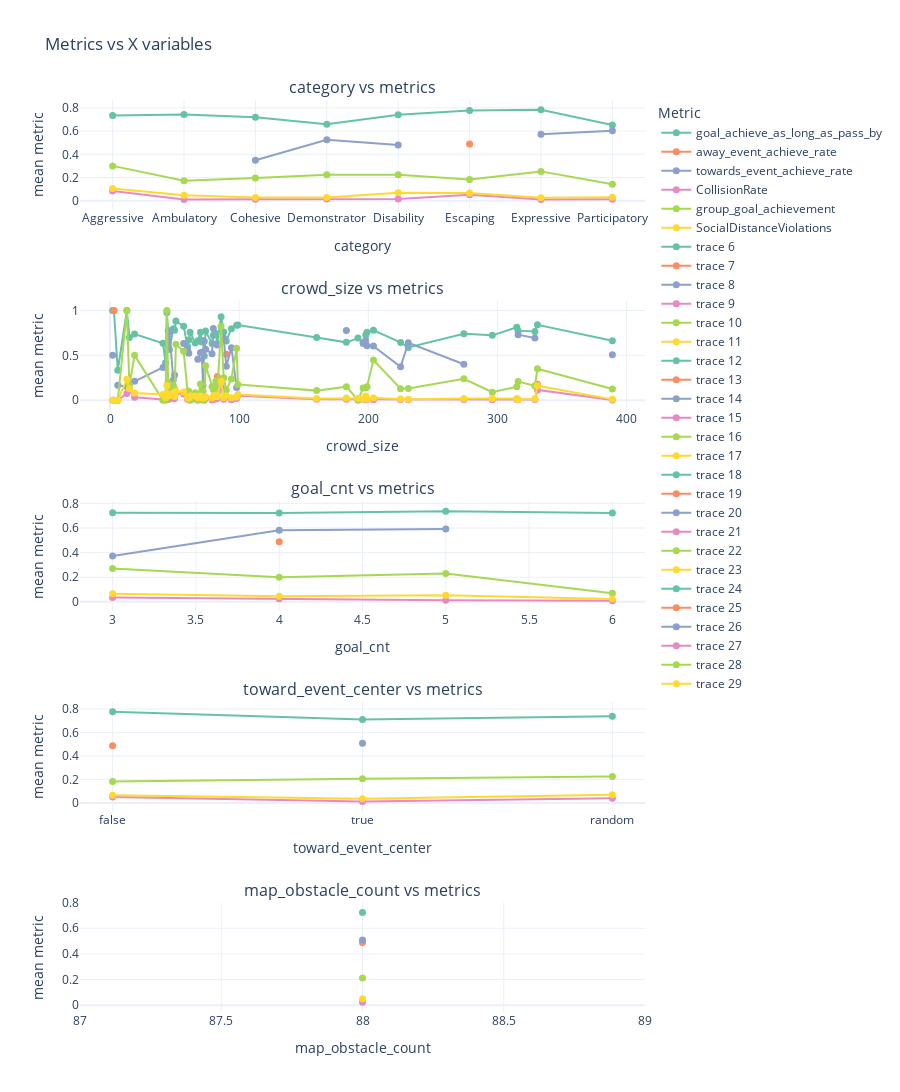

Notebook code cell kept with this figure:
### Code cell
import pandas as pd
import plotly.express as px
from plotly.subplots import make_subplots
import plotly.graph_objects as go

x_cols = ["category", "crowd_size", "goal_cnt", "toward_event_center", "map_obstacle_count"]
y_metrics = [
    "goal_achieve_as_long_as_pass_by",
    "away_event_achieve_rate",
    "towards_event_achieve_rate",
    "CollisionRate",
    "group_goal_achievement",
    "SocialDistanceViolations",
]

palette = px.colors.qualitative.Set2
fig = make_subplots(rows=len(x_cols), cols=1, shared_xaxes=False,
                    subplot_titles=[f"{xc} vs metrics" for xc in x_cols])

for i, xcol in enumerate(x_cols, start=1):
    grouped = df.groupby(xcol)[y_metrics].mean().reset_index()
    if pd.api.types.is_numeric_dtype(grouped[xcol]):
        grouped = grouped.sort_values(by=xcol)
    else:
        grouped = grouped.sort_values(by=xcol, key=lambda s: s.astype(str))

    for j, m in enumerate(y_metrics):
        fig.add_trace(
            go.Scatter(
                x=grouped[xcol],
                y=grouped[m],
                mode="lines+markers",
                name=m if i == 1 else None,  # show legend only once
                line=dict(color=palette[j % len(palette)], width=2),
                marker=dict(size=7),
                hovertemplate=f"{xcol}=%{{x}}<br>{m}=%{{y:.3f}}<extra></extra>",
            ),
            row=i, col=1,
        )
    fig.update_xaxes(title_text=xcol, row=i, col=1)
    fig.update_yaxes(title_text="mean metric", row=i, col=1)

fig.update_layout(
    height=300 * len(x_cols),
    title="Metrics vs X variables",
    legend_title="Metric",
    hovermode="x unified",
    template="plotly_white",
)
fig.show()

### Figure 1 — Plotly figure (JSON) as saved in the notebook; plotly's stock layout.template omitted (floating-point values rounded to 4 significant figures)
{"data": [{"hovertemplate": "category=%{x}<br>goal_achieve_as_long_as_pass_by=%{y:.3f}<extra></extra>", "line": {"color": "rgb(102,194,165)", "width": 2}, "marker": {"size": 7}, "mode": "lines+markers", "name": "goal_achieve_as_long_as_pass_by", "type": "scatter", "x": ["Aggressive", "Ambulatory", "Cohesive", "Demonstrator", "Disability", "Escaping", "Expressive", "Participatory"], "xaxis": "x", "y": [0.7337, 0.7422, 0.7198, 0.6593, 0.7412, 0.777, 0.783, 0.6525], "yaxis": "y"}, {"hovertemplate": "category=%{x}<br>away_event_achieve_rate=%{y:.3f}<extra></extra>", "line": {"color": "rgb(252,141,98)", "width": 2}, "marker": {"size": 7}, "mode": "lines+markers", "name": "away_event_achieve_rate", "type": "scatter", "x": ["Aggressive", "Ambulatory", "Cohesive", "Demonstrator", "Disability", "Escaping", "Expressive", "Participatory"], "xaxis": "x", "y": [NaN, NaN, NaN, NaN, NaN, 0.4886, NaN, NaN], "yaxis": "y"}, {"hovertemplate": "category=%{x}<br>towards_event_achieve_rate=%{y:.3f}<extra></extra>", "line": {"color": "rgb(141,160,203)", "width": 2}, "marker": {"size": 7}, "mode": "lines+markers", "name": "towards_event_achieve_rate", "type": "scatter", "x": ["Aggressive", "Ambulatory", "Cohesive", "Demonstrator", "Disability", "Escaping", "Expressive", "Participatory"], "xaxis": "x", "y": [NaN, NaN, 0.3483, 0.5249, 0.4799, NaN, 0.5731, 0.602], "yaxis": "y"}, {"hovertemplate": "category=%{x}<br>CollisionRate=%{y:.3f}<extra></extra>", "line": {"color": "rgb(231,138,195)", "width": 2}, "marker": {"size": 7}, "mode": "lines+markers", "name": "CollisionRate", "type": "scatter", "x": ["Aggressive", "Ambulatory", "Cohesive", "Demonstrator", "Disability", "Escaping", "Expressive", "Participatory"], "xaxis": "x", "y": [0.08328, 0.01172, 0.0131, 0.01535, 0.01578, 0.05243, 0.009855, 0.01206], "yaxis": "y"}, {"hovertemplate": "category=%{x}<br>group_goal_achievement=%{y:.3f}<extra></extra>", "line": {"color": "rgb(166,216,84)", "width": 2}, "marker": {"size": 7}, "mode": "lines+markers", "name": "group_goal_achievement", "type": "scatter", "x": ["Aggressive", "Ambulatory", "Cohesive", "Demonstrator", "Disability", "Escaping", "Expressive", "Participatory"], "xaxis": "x", "y": [0.3002, 0.1728, 0.1962, 0.224, 0.2229, 0.1828, 0.2528, 0.1425], "yaxis": "y"}, {"hovertemplate": "category=%{x}<br>SocialDistanceViolations=%{y:.3f}<extra></extra>", "line": {"color": "rgb(255,217,47)", "width": 2}, "marker": {"size": 7}, "mode": "lines+markers", "name": "SocialDistanceViolations", "type": "scatter", "x": ["Aggressive", "Ambulatory", "Cohesive", "Demonstrator", "Disability", "Escaping", "Expressive", "Participatory"], "xaxis": "x", "y": [0.1059, 0.0479, 0.02842, 0.02807, 0.06811, 0.06762, 0.02501, 0.03101], "yaxis": "y"}, {"hovertemplate": "crowd_size=%{x}<br>goal_achieve_as_long_as_pass_by=%{y:.3f}<extra></extra>", "line": {"color": "rgb(102,194,165)", "width": 2}, "marker": {"size": 7}, "mode": "lines+markers", "type": "scatter", "x": [2, 3, 6, 13, 15, 19, 41, 43, 44, 45, 46, 49, 50, 51, 57, 60, 61, 62, 66, 68, 70, 71, 72, 73, 74, 79, 80, 82, 83, 86, 88, 90, 94, 98, 99, 160, 183, 192, 196, 198, 199, 204, 225, 231, 274, 296, 315, 316, 329, 331, 389], "xaxis": "x2", "y": [1.0, 1.0, 0.3333, 1.0, 0.7, 0.7368, 0.6341, 0.4186, 0.9773, 0.7778, 0.5652, 0.7959, 0.78, 0.8824, 0.8246, 0.6, 0.6721, 0.7581, 0.6364, 0.6618, 0.7571, 0.6479, 0.6667, 0.4932, 0.7703, 0.6329, 0.725, 0.7439, 0.6325, 0.9302, 0.7614, 0.6611, 0.7979, 0.8367, 0.8384, 0.7, 0.6448, 0.6927, 0.6327, 0.7273, 0.7588, 0.7794, 0.6444, 0.5887, 0.7409, 0.723, 0.8127, 0.7753, 0.766, 0.8399, 0.6632], "yaxis": "y2"}, {"hovertemplate": "crowd_size=%{x}<br>away_event_achieve_rate=%{y:.3f}<extra></extra>", "line": {"color": "rgb(252,141,98)", "width": 2}, "marker": {"size": 7}, "mode": "lines+markers", "type": "scatter", "x": [2, 3, 6, 13, 15, 19, 41, 43, 44, 45, 46, 49, 50, 51, 57, 60, 61, 62, 66, 68, 70, 71, 72, 73, 74, 79, 80, 82, 83, 86, 88, 90, 94, 98, 99, 160, 183, 192, 196, 198, 199, 204, 225, 231, 274, 296, 315, 316, 329, 331, 389], "xaxis": "x2", "y": [NaN, 1.0, NaN, NaN, NaN, NaN, NaN, NaN, NaN, NaN, NaN, NaN, NaN, NaN, NaN, NaN, NaN, NaN, NaN, NaN, NaN, NaN, NaN, NaN, NaN, NaN, NaN, NaN, 0.2651, NaN, NaN, 0.5111, NaN, NaN, NaN, NaN, NaN, NaN, NaN, NaN, NaN, NaN, NaN, NaN, NaN, NaN, NaN, NaN, NaN, 0.1782, NaN], "yaxis": "y2"}, {"hovertemplate": "crowd_size=%{x}<br>towards_event_achieve_rate=%{y:.3f}<extra></extra>", "line": {"color": "rgb(141,160,203)", "width": 2}, "marker": {"size": 7}, "mode": "lines+markers", "type": "scatter", "x": [2, 3, 6, 13, 15, 19, 41, 43, 44, 45, 46, 49, 50, 51, 57, 60, 61, 62, 66, 68, 70, 71, 72, 73, 74, 79, 80, 82, 83, 86, 88, 90, 94, 98, 99, 160, 183, 192, 196, 198, 199, 204, 225, 231, 274, 296, 315, 316, 329, 331, 389], "xaxis": "x2", "y": [0.5, NaN, 0.1667, 0.1538, NaN, 0.2105, 0.3659, NaN, NaN, 0.5778, 0.7609, 0.2245, 0.28, NaN, 0.6316, 0.5667, 0.5246, NaN, NaN, 0.4559, 0.5286, 0.5352, 0.1667, 0.6575, 0.5676, 0.519, 0.8, NaN, 0.6145, NaN, 0.6932, 0.3778, 0.5851, 0.1429, NaN, NaN, 0.776, NaN, 0.6429, 0.6667, 0.608, 0.6029, 0.3733, 0.6407, 0.4015, NaN, NaN, 0.731, 0.693, NaN, 0.5064], "yaxis": "y2"}, {"hovertemplate": "crowd_size=%{x}<br>CollisionRate=%{y:.3f}<extra></extra>", "line": {"color": "rgb(231,138,195)", "width": 2}, "marker": {"size": 7}, "mode": "lines+markers", "type": "scatter", "x": [2, 3, 6, 13, 15, 19, 41, 43, 44, 45, 46, 49, 50, 51, 57, 60, 61, 62, 66, 68, 70, 71, 72, 73, 74, 79, 80, 82, 83, 86, 88, 90, 94, 98, 99, 160, 183, 192, 196, 198, 199, 204, 225, 231, 274, 296, 315, 316, 329, 331, 389], "xaxis": "x2", "y": [0.0, 0.0, 0.0, 0.07605, 0.1132, 0.03258, 0.007532, 0.02294, 0.02434, 0.007096, 0.03298, 0.01683, 0.02109, 0.0821, 0.06815, 0.01104, 0.01177, 0.01738, 0.01392, 0.01466, 0.01411, 0.006519, 0.005456, 0.007207, 0.02363, 0.003595, 0.007451, 0.01323, 0.02137, 0.1451, 0.01039, 0.03271, 0.006133, 0.01815, 0.04994, 0.01041, 0.01077, 0.005828, 0.01027, 0.00882, 0.004443, 0.005818, 0.006744, 0.004626, 0.009005, 0.006559, 0.007758, 0.00462, 0.007497, 0.1148, 0.003742], "yaxis": "y2"}, {"hovertemplate": "crowd_size=%{x}<br>group_goal_achievement=%{y:.3f}<extra></extra>", "line": {"color": "rgb(166,216,84)", "width": 2}, "marker": {"size": 7}, "mode": "lines+markers", "type": "scatter", "x": [2, 3, 6, 13, 15, 19, 41, 43, 44, 45, 46, 49, 50, 51, 57, 60, 61, 62, 66, 68, 70, 71, 72, 73, 74, 79, 80, 82, 83, 86, 88, 90, 94, 98, 99, 160, 183, 192, 196, 198, 199, 204, 225, 231, 274, 296, 315, 316, 329, 331, 389], "xaxis": "x2", "y": [NaN, NaN, 0.0, 1.0, 0.1667, 0.5, 0.0, 0.0, 1.0, 0.2, 0.125, 0.1667, 0.125, 0.625, 0.5455, 0.1, 0.1, 0.0, 0.08333, 0.0, 0.1818, 0.06667, 0.1, 0.0, 0.3846, 0.1538, 0.1186, 0.2143, 0.07738, 0.8235, 0.25, 0.1138, 0.2372, 0.5789, 0.1765, 0.1071, 0.1515, 0.0, 0.1351, 0.1351, 0.1515, 0.4474, 0.129, 0.1316, 0.2381, 0.08889, 0.1509, 0.2075, 0.1607, 0.3519, 0.125], "yaxis": "y2"}, {"hovertemplate": "crowd_size=%{x}<br>SocialDistanceViolations=%{y:.3f}<extra></extra>", "line": {"color": "rgb(255,217,47)", "width": 2}, "marker": {"size": 7}, "mode": "lines+markers", "type": "scatter", "x": [2, 3, 6, 13, 15, 19, 41, 43, 44, 45, 46, 49, 50, 51, 57, 60, 61, 62, 66, 68, 70, 71, 72, 73, 74, 79, 80, 82, 83, 86, 88, 90, 94, 98, 99, 160, 183, 192, 196, 198, 199, 204, 225, 231, 274, 296, 315, 316, 329, 331, 389], "xaxis": "x2", "y": [0.0, 0.0, 0.0, 0.2329, 0.1289, 0.08137, 0.06364, 0.03028, 0.1651, 0.06363, 0.05128, 0.08211, 0.04275, 0.09887, 0.09224, 0.0237, 0.02412, 0.04896, 0.04588, 0.03088, 0.04772, 0.03043, 0.02528, 0.02938, 0.03887, 0.02359, 0.04419, 0.05742, 0.03978, 0.2105, 0.02637, 0.04925, 0.0274, 0.03612, 0.06334, 0.02048, 0.02484, 0.02154, 0.01712, 0.04642, 0.01197, 0.02539, 0.01373, 0.01182, 0.01837, 0.0192, 0.01912, 0.009356, 0.01539, 0.1622, 0.009603], "yaxis": "y2"}, {"hovertemplate": "goal_cnt=%{x}<br>goal_achieve_as_long_as_pass_by=%{y:.3f}<extra></extra>", "line": {"color": "rgb(102,194,165)", "width": 2}, "marker": {"size": 7}, "mode": "lines+markers", "type": "scatter", "x": [3, 4, 5, 6], "xaxis": "x3", "y": [0.723, 0.721, 0.737, 0.7212], "yaxis": "y3"}, {"hovertemplate": "goal_cnt=%{x}<br>away_event_achieve_rate=%{y:.3f}<extra></extra>", "line": {"color": "rgb(252,141,98)", "width": 2}, "marker": {"size": 7}, "mode": "lines+markers", "type": "scatter", "x": [3, 4, 5, 6], "xaxis": "x3", "y": [NaN, 0.4886, NaN, NaN], "yaxis": "y3"}, {"hovertemplate": "goal_cnt=%{x}<br>towards_event_achieve_rate=%{y:.3f}<extra></extra>", "line": {"color": "rgb(141,160,203)", "width": 2}, "marker": {"size": 7}, "mode": "lines+markers", "type": "scatter", "x": [3, 4, 5, 6], "xaxis": "x3", "y": [0.3722, 0.5819, 0.5915, NaN], "yaxis": "y3"}, {"hovertemplate": "goal_cnt=%{x}<br>CollisionRate=%{y:.3f}<extra></extra>", "line": {"color": "rgb(231,138,195)", "width": 2}, "marker": {"size": 7}, "mode": "lines+markers", "type": "scatter", "x": [3, 4, 5, 6], "xaxis": "x3", "y": [0.03537, 0.02426, 0.01227, 0.007807], "yaxis": "y3"}, {"hovertemplate": "goal_cnt=%{x}<br>group_goal_achievement=%{y:.3f}<extra></extra>", "line": {"color": "rgb(166,216,84)", "width": 2}, "marker": {"size": 7}, "mode": "lines+markers", "type": "scatter", "x": [3, 4, 5, 6], "xaxis": "x3", "y": [0.2706, 0.2007, 0.2303, 0.0694], "yaxis": "y3"}, {"hovertemplate": "goal_cnt=%{x}<br>SocialDistanceViolations=%{y:.3f}<extra></extra>", "line": {"color": "rgb(255,217,47)", "width": 2}, "marker": {"size": 7}, "mode": "lines+markers", "type": "scatter", "x": [3, 4, 5, 6], "xaxis": "x3", "y": [0.0666, 0.04445, 0.0532, 0.02209], "yaxis": "y3"}, {"hovertemplate": "toward_event_center=%{x}<br>goal_achieve_as_long_as_pass_by=%{y:.3f}<extra></extra>", "line": {"color": "rgb(102,194,165)", "width": 2}, "marker": {"size": 7}, "mode": "lines+markers", "type": "scatter", "x": [false, true, "random"], "xaxis": "x4", "y": [0.777, 0.7111, 0.7387], "yaxis": "y4"}, {"hovertemplate": "toward_event_center=%{x}<br>away_event_achieve_rate=%{y:.3f}<extra></extra>", "line": {"color": "rgb(252,141,98)", "width": 2}, "marker": {"size": 7}, "mode": "lines+markers", "type": "scatter", "x": [false, true, "random"], "xaxis": "x4", "y": [0.4886, NaN, NaN], "yaxis": "y4"}, {"hovertemplate": "toward_event_center=%{x}<br>towards_event_achieve_rate=%{y:.3f}<extra></extra>", "line": {"color": "rgb(141,160,203)", "width": 2}, "marker": {"size": 7}, "mode": "lines+markers", "type": "scatter", "x": [false, true, "random"], "xaxis": "x4", "y": [NaN, 0.509, NaN], "yaxis": "y4"}, {"hovertemplate": "toward_event_center=%{x}<br>CollisionRate=%{y:.3f}<extra></extra>", "line": {"color": "rgb(231,138,195)", "width": 2}, "marker": {"size": 7}, "mode": "lines+markers", "type": "scatter", "x": [false, true, "random"], "xaxis": "x4", "y": [0.05243, 0.01343, 0.04119], "yaxis": "y4"}, {"hovertemplate": "toward_event_center=%{x}<br>group_goal_achievement=%{y:.3f}<extra></extra>", "line": {"color": "rgb(166,216,84)", "width": 2}, "marker": {"size": 7}, "mode": "lines+markers", "type": "scatter", "x": [false, true, "random"], "xaxis": "x4", "y": [0.1828, 0.208, 0.2252], "yaxis": "y4"}, {"hovertemplate": "toward_event_center=%{x}<br>SocialDistanceViolations=%{y:.3f}<extra></extra>", "line": {"color": "rgb(255,217,47)", "width": 2}, "marker": {"size": 7}, "mode": "lines+markers", "type": "scatter", "x": [false, true, "random"], "xaxis": "x4", "y": [0.06762, 0.03785, 0.07176], "yaxis": "y4"}, {"hovertemplate": "map_obstacle_count=%{x}<br>goal_achieve_as_long_as_pass_by=%{y:.3f}<extra></extra>", "line": {"color": "rgb(102,194,165)", "width": 2}, "marker": {"size": 7}, "mode": "lines+markers", "type": "scatter", "x": [88], "xaxis": "x5", "y": [0.7238], "yaxis": "y5"}, {"hovertemplate": "map_obstacle_count=%{x}<br>away_event_achieve_rate=%{y:.3f}<extra></extra>", "line": {"color": "rgb(252,141,98)", "width": 2}, "marker": {"size": 7}, "mode": "lines+markers", "type": "scatter", "x": [88], "xaxis": "x5", "y": [0.4886], "yaxis": "y5"}, {"hovertemplate": "map_obstacle_count=%{x}<br>towards_event_achieve_rate=%{y:.3f}<extra></extra>", "line": {"color": "rgb(141,160,203)", "width": 2}, "marker": {"size": 7}, "mode": "lines+markers", "type": "scatter", "x": [88], "xaxis": "x5", "y": [0.509], "yaxis": "y5"}, {"hovertemplate": "map_obstacle_count=%{x}<br>CollisionRate=%{y:.3f}<extra></extra>", "line": {"color": "rgb(231,138,195)", "width": 2}, "marker": {"size": 7}, "mode": "lines+markers", "type": "scatter", "x": [88], "xaxis": "x5", "y": [0.02425], "yaxis": "y5"}, {"hovertemplate": "map_obstacle_count=%{x}<br>group_goal_achievement=%{y:.3f}<extra></extra>", "line": {"color": "rgb(166,216,84)", "width": 2}, "marker": {"size": 7}, "mode": "lines+markers", "type": "scatter", "x": [88], "xaxis": "x5", "y": [0.2119], "yaxis": "y5"}, {"hovertemplate": "map_obstacle_count=%{x}<br>SocialDistanceViolations=%{y:.3f}<extra></extra>", "line": {"color": "rgb(255,217,47)", "width": 2}, "marker": {"size": 7}, "mode": "lines+markers", "type": "scatter", "x": [88], "xaxis": "x5", "y": [0.04984], "yaxis": "y5"}], "layout": {"annotations": [{"font": {"size": 16}, "showarrow": false, "text": "category vs metrics", "x": 0.5, "xanchor": "center", "xref": "paper", "y": 1, "yanchor": "bottom", "yref": "paper"}, {"font": {"size": 16}, "showarrow": false, "text": "crowd_size vs metrics", "x": 0.5, "xanchor": "center", "xref": "paper", "y": 0.78, "yanchor": "bottom", "yref": "paper"}, {"font": {"size": 16}, "showarrow": false, "text": "goal_cnt vs metrics", "x": 0.5, "xanchor": "center", "xref": "paper", "y": 0.56, "yanchor": "bottom", "yref": "paper"}, {"font": {"size": 16}, "showarrow": false, "text": "toward_event_center vs metrics", "x": 0.5, "xanchor": "center", "xref": "paper", "y": 0.34, "yanchor": "bottom", "yref": "paper"}, {"font": {"size": 16}, "showarrow": false, "text": "map_obstacle_count vs metrics", "x": 0.5, "xanchor": "center", "xref": "paper", "y": 0.12, "yanchor": "bottom", "yref": "paper"}], "height": 1500, "hovermode": "x unified", "legend": {"title": {"text": "Metric"}}, "title": {"text": "Metrics vs X variables"}, "xaxis": {"anchor": "y", "domain": [0, 1], "title": {"text": "category"}}, "xaxis2": {"anchor": "y2", "domain": [0, 1], "title": {"text": "crowd_size"}}, "xaxis3": {"anchor": "y3", "domain": [0, 1], "title": {"text": "goal_cnt"}}, "xaxis4": {"anchor": "y4", "domain": [0, 1], "title": {"text": "toward_event_center"}}, "xaxis5": {"anchor": "y5", "domain": [0, 1], "title": {"text": "map_obstacle_count"}}, "yaxis": {"anchor": "x", "domain": [0.88, 1], "title": {"text": "mean metric"}}, "yaxis2": {"anchor": "x2", "domain": [0.66, 0.78], "title": {"text": "mean metric"}}, "yaxis3": {"anchor": "x3", "domain": [0.44, 0.56], "title": {"text": "mean metric"}}, "yaxis4": {"anchor": "x4", "domain": [0.22, 0.34], "title": {"text": "mean metric"}}, "yaxis5": {"anchor": "x5", "domain": [0, 0.12], "title": {"text": "mean metric"}}}}
